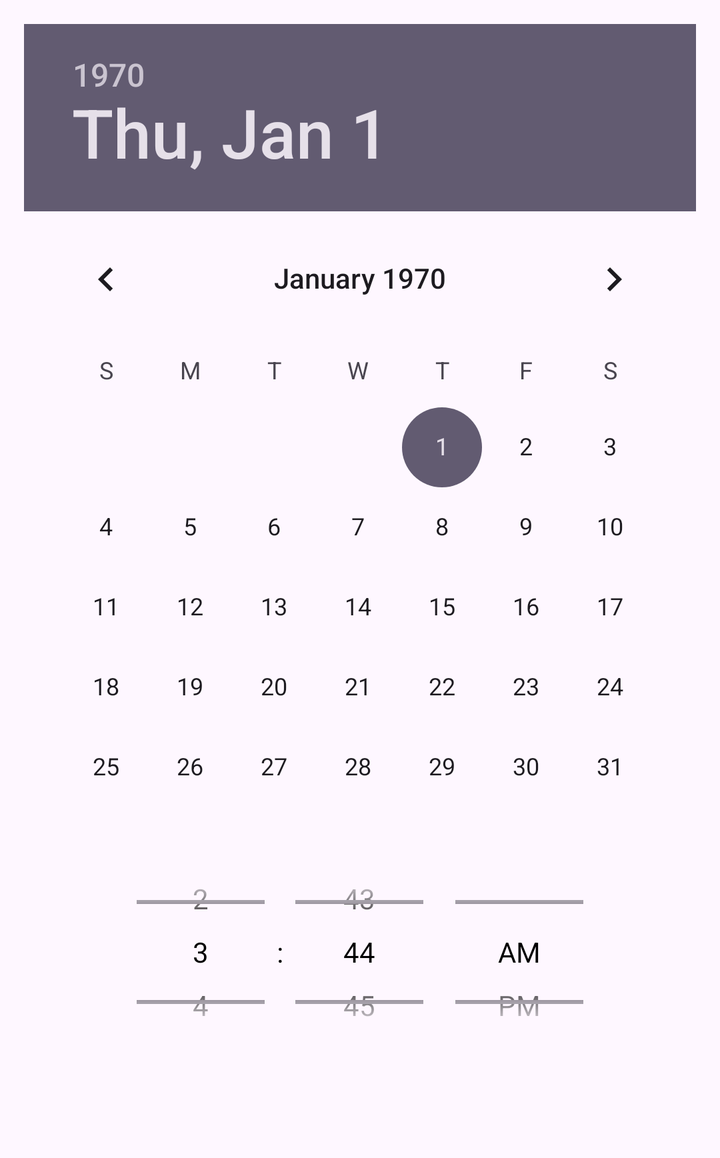
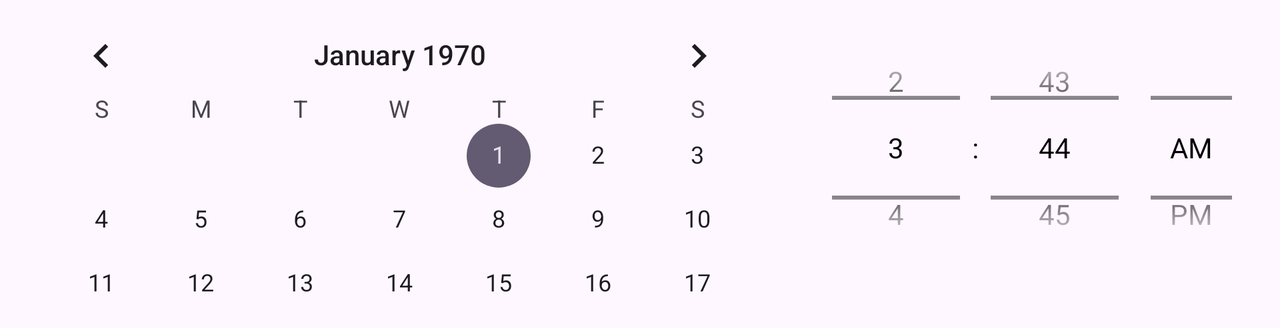

First picture: res/layout/ on a phone held upright. Second picture: the repository's own variant of that layout, on a device whose configuration matches the variant's folder. Source for both follows.
<!-- AndroidManifest.xml: application theme Theme.HomeworkTracker -->
<!-- res/layout/dialog_personal_deadline.xml -->
<FrameLayout xmlns:android="http://schemas.android.com/apk/res/android" android:layout_width="match_parent" android:layout_height="wrap_content">
 <LinearLayout android:layout_width="match_parent" android:layout_height="wrap_content" android:orientation="vertical" android:padding="12dp">
  <DatePicker android:id="@+id/personalDeadlineDate" android:layout_width="match_parent" android:layout_height="wrap_content" android:datePickerMode="calendar" />
  <TimePicker android:id="@+id/personalDeadlineTime" android:layout_width="match_parent" android:layout_height="112dp" android:layout_marginTop="-24dp" android:paddingTop="0dp" android:paddingBottom="0dp" android:timePickerMode="spinner" />
  <TextView android:id="@+id/personalDeadlinePreview" android:layout_width="match_parent" android:layout_height="wrap_content" android:padding="8dp" android:textColor="?attr/colorOnSurface" />
 </LinearLayout>
</FrameLayout>
<!-- resources referenced by this layout -->
<resources>
  <style name="Theme.HomeworkTracker" parent="Base.Theme.HomeworkTracker" />
  <style name="Base.Theme.HomeworkTracker" parent="Theme.Material3.DayNight.NoActionBar">
          <item name="android:textColor">#000000</item>
          <item name="colorOnSurface">#000000</item>
          <item name="android:editTextColor">#000000</item>
      </style>
</resources>
<!-- res/layout-land/dialog_personal_deadline.xml (the repository's variant of the layout above) -->
<!-- drawn on the phone turned sideways -->
<LinearLayout xmlns:android="http://schemas.android.com/apk/res/android" android:layout_width="match_parent" android:layout_height="wrap_content" android:orientation="horizontal" android:gravity="center_vertical" android:padding="8dp">
 <CalendarView android:id="@+id/personalDeadlineCalendar" android:layout_width="0dp" android:layout_weight="1" android:layout_height="match_parent" />
 <LinearLayout android:layout_width="240dp" android:layout_height="wrap_content" android:orientation="vertical" android:gravity="center" android:paddingStart="8dp">
  <TimePicker android:id="@+id/personalDeadlineTime" android:layout_width="match_parent" android:layout_height="132dp" android:timePickerMode="spinner" />
  <TextView android:id="@+id/personalDeadlinePreview" android:layout_width="match_parent" android:layout_height="wrap_content" android:gravity="center" android:textSize="12sp" android:textColor="?attr/colorOnSurface" />
 </LinearLayout>
</LinearLayout>
